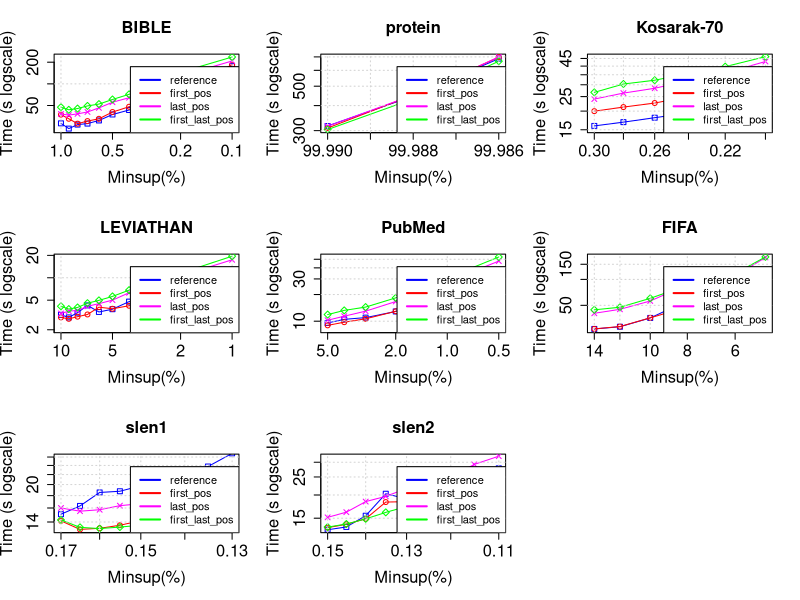

The R source for this figure:
tiff("positionLists.png", width=9, height=9, units='in', res=120)
par(mfrow=c(3,3), cex.lab=1.5, cex.axis=1.5, cex.main=1.5, cex.sub=1.5)

#BIBLE
#DATA
x <- c(0.01, 0.009, 0.008, 0.007, 0.006, 0.005, 0.004, 0.003, 0.002, 0.001)*100

zero <- c(28247, 23874, 27147, 28035, 30995, 37511, 43290, 55725, 77181, 176405)/1000
one <- c(37337, 32697, 27970, 30373, 32682, 40591, 48069, 60031, 83409, 183919)/1000
two <- c(38116, 36789, 38283, 40639, 46390, 55533, 64153, 80930, 129417, 207934)/1000
three <- c(47368, 43620, 45367, 49363, 52340, 60683, 71579, 91719, 145451, 236287)/1000

#PLOT
plot(x, zero, log = "xy", type="o", pch=0, xlab="Minsup(%)",ylab="Time (s logscale)", col="blue", xlim = rev(range(x)), ylim=c(23, 236))
lines(x, one, col="red", type="o", pch=1)
lines(x, two, col="magenta", type="o", pch=4)
lines(x, three, col="green", type="o", pch=5)
title(main="BIBLE", cex.lab=1.5, cex.axis=1.5, cex.main=1.5, cex.sub=1.5)
grid()
legend("bottomright", legend=c("reference", "first_pos", "last_pos", "first_last_pos"), lty=c(1,1),lwd=c(2,2), col=c("blue", "red", "magenta", "green"), cex = 1)

#protein
#DATA
x <- c(0.9999, 0.99988, 0.99987, 0.99986)*100

zero <- c(316549, 446706, 554299, 686114)/1000
one <- c(309208, 452549, 559197, 697818)/1000
two <- c(315680, 451714, 558246, 699961)/1000
three <- c(303855, 432112, 531031, 666018)/1000

#PLOT
plot(x, zero, log = "xy", type="o", pch=0, xlab="Minsup(%)",ylab="Time (s logscale)", col="blue", xlim = rev(range(x)), ylim=c(303, 699))
lines(x, one, col="red", type="o", pch=1)
lines(x, two, col="magenta", type="o", pch=4)
lines(x, three, col="green", type="o", pch=5)
title(main="protein", cex.lab=1.5, cex.axis=1.5, cex.main=1.5, cex.sub=1.5)
grid()
legend("bottomright", legend=c("reference", "first_pos", "last_pos", "first_last_pos"), lty=c(1,1),lwd=c(2,2), col=c("blue", "red", "magenta", "green"), cex = 1)

#Kosarak-70
#DATA
x <- c(0.003, 0.0028, 0.0026, 0.0024, 0.0022, 0.002)*100

zero <- c(15922, 16873, 18065, 19459, 21731, 24384)/1000
one <- c(19982, 21280, 22647, 25012, 27708, 31294)/1000
two <- c(24075, 26398, 28432, 31986, 36034, 42928)/1000
three <- c(26692, 30363, 32181, 35716, 39687, 46274)/1000

#PLOT
plot(x, zero, log = "xy", type="o", pch=0, xlab="Minsup(%)",ylab="Time (s logscale)", col="blue", xlim = rev(range(x)), ylim=c(15, 46))
lines(x, one, col="red", type="o", pch=1)
lines(x, two, col="magenta", type="o", pch=4)
lines(x, three, col="green", type="o", pch=5)
title(main="Kosarak-70", cex.lab=1.5, cex.axis=1.5, cex.main=1.5, cex.sub=1.5)
grid()
legend("bottomright", legend=c("reference", "first_pos", "last_pos", "first_last_pos"), lty=c(1,1),lwd=c(2,2), col=c("blue", "red", "magenta", "green"), cex = 1)

#LEVIATHAN
#DATA
x <- c(0.1, 0.09, 0.08, 0.07, 0.06, 0.05, 0.04, 0.03, 0.02, 0.01)*100

zero <- c(3170, 2933, 3398, 4253, 3470, 3782, 4780, 5159, 6189, 10052)/1000
one <- c(2932, 2806, 3000, 3212, 4023, 3833, 4207, 4933, 6428, 10305)/1000
two <- c(3312, 3562, 3634, 4135, 4491, 5009, 6289, 7502, 10645, 17440)/1000
three <- c(4143, 3796, 3990, 4555, 4970, 5620, 6821, 8364, 11543, 19496)/1000

#PLOT
plot(x, zero, log = "xy", type="o", pch=0, xlab="Minsup(%)",ylab="Time (s logscale)", col="blue", xlim = rev(range(x)), ylim=c(2, 19))
lines(x, one, col="red", type="o", pch=1)
lines(x, two, col="magenta", type="o", pch=4)
lines(x, three, col="green", type="o", pch=5)
title(main="LEVIATHAN", cex.lab=1.5, cex.axis=1.5, cex.main=1.5, cex.sub=1.5)
grid()
legend("bottomright", legend=c("reference", "first_pos", "last_pos", "first_last_pos"), lty=c(1,1),lwd=c(2,2), col=c("blue", "red", "magenta", "green"), cex = 1)

#PubMed
#DATA
x <- c(0.05, 0.04, 0.03, 0.02, 0.01, 0.005)*100

zero <- c(9556, 10489, 10974, 12881, 20003, 30201)/1000
one <- c(8972, 9745, 10642, 12941, 20040, 32171)/1000
two <- c(10259, 11391, 12983, 16680, 27852, 47720)/1000
three <- c(11880, 13242, 14432, 18345, 30869, 53054)/1000

#PLOT
plot(x, zero, log = "xy", type="o", pch=0, xlab="Minsup(%)",ylab="Time (s logscale)", col="blue", xlim = rev(range(x)), ylim=c(8, 53))
lines(x, one, col="red", type="o", pch=1)
lines(x, two, col="magenta", type="o", pch=4)
lines(x, three, col="green", type="o", pch=5)
title(main="PubMed", cex.lab=1.5, cex.axis=1.5, cex.main=1.5, cex.sub=1.5)
grid()
legend("bottomright", legend=c("reference", "first_pos", "last_pos", "first_last_pos"), lty=c(1,1),lwd=c(2,2), col=c("blue", "red", "magenta", "green"), cex = 1)

#FIFA
#DATA
x <- c(0.14, 0.12, 0.1, 0.09, 0.08, 0.07, 0.06, 0.05)*100

zero <- c(26572, 28193, 35703, 44324, 48639, 57630, 72229, 117669)/1000
one <- c(26603, 28358, 35788, 41110, 47167, 55843, 70414, 117975)/1000
two <- c(40412, 44953, 56164, 69132, 84163, 91173, 110146, 179647)/1000
three <- c(44359, 47508, 60336, 71129, 84512, 95768, 116766, 182728)/1000

#PLOT
plot(x, zero, log = "xy", type="o", pch=0, xlab="Minsup(%)",ylab="Time (s logscale)", col="blue", xlim = rev(range(x)), ylim=c(26, 182))
lines(x, one, col="red", type="o", pch=1)
lines(x, two, col="magenta", type="o", pch=4)
lines(x, three, col="green", type="o", pch=5)
title(main="FIFA", cex.lab=1.5, cex.axis=1.5, cex.main=1.5, cex.sub=1.5)
grid()
legend("bottomright", legend=c("reference", "first_pos", "last_pos", "first_last_pos"), lty=c(1,1),lwd=c(2,2), col=c("blue", "red", "magenta", "green"), cex = 1)

#slen1
#DATA
x <- c(0.0017, 0.00165, 0.0016, 0.00155, 0.0015, 0.00145, 0.0014, 0.00135, 0.0013)*100

zero <- c(15077, 16317, 18549, 18766, 19779, 20306, 21739, 23757, 26922)/1000
one <- c(14150, 13045, 13185, 13571, 14194, 15140, 15192, 16338, 16765)/1000
two <- c(15997, 15520, 15734, 16358, 16667, 17206, 19129, 20165, 21183)/1000
three <- c(14276, 13307, 13151, 13339, 13581, 14139, 14847, 15522, 16056)/1000

#PLOT
plot(x, zero, log = "xy", type="o", pch=0, xlab="Minsup(%)",ylab="Time (s logscale)", col="blue", xlim = rev(range(x)), ylim=c(13, 26))
lines(x, one, col="red", type="o", pch=1)
lines(x, two, col="magenta", type="o", pch=4)
lines(x, three, col="green", type="o", pch=5)
title(main="slen1", cex.lab=1.5, cex.axis=1.5, cex.main=1.5, cex.sub=1.5)
grid()
legend("bottomright", legend=c("reference", "first_pos", "last_pos", "first_last_pos"), lty=c(1,1),lwd=c(2,2), col=c("blue", "red", "magenta", "green"), cex = 1)

#slen2
#DATA
x <- c(0.0015, 0.00145, 0.0014, 0.00135, 0.0013, 0.00125, 0.0012, 0.00115, 0.0011)*100

zero <- c(13005, 13462, 15471, 20308, 19068, 20138, 23366, 26772, 27830)/1000
one <- c(13346, 13921, 14900, 18322, 18412, 19671, 21419, 24388, 26252)/1000
two <- c(15161, 16170, 18429, 19679, 21678, 22984, 24890, 29206, 32351)/1000
three <- c(13449, 13955, 14880, 16126, 17360, 18195, 19369, 22095, 23870)/1000

#PLOT
plot(x, zero, log = "xy", type="o", pch=0, xlab="Minsup(%)",ylab="Time (s logscale)", col="blue", xlim = rev(range(x)), ylim=c(13, 32))
lines(x, one, col="red", type="o", pch=1)
lines(x, two, col="magenta", type="o", pch=4)
lines(x, three, col="green", type="o", pch=5)
title(main="slen2", cex.lab=1.5, cex.axis=1.5, cex.main=1.5, cex.sub=1.5)
grid()
legend("bottomright", legend=c("reference", "first_pos", "last_pos", "first_last_pos"), lty=c(1,1),lwd=c(2,2), col=c("blue", "red", "magenta", "green"), cex = 1)

dev.off()
